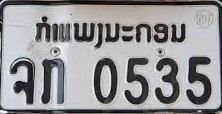
#> input picture 6.jpg, 222 x 114 px, found by its file name
$ jupyter execute --allow-errors character_recognition.ipynb   (shell and % lines are left out)
#> lines starting #> are read from the running program, lines starting #| are printed output that depends on the picture; after the words box and inside, x2 and y2 are one past the last pixel; in counts of white or black regions, pixels touching at a corner belong together
# Mask R-CNN - Inspect Carplate Trained Model

Code and visualizations to test, debug, and evaluate the Mask R-CNN model.

[cell 1]
import os
import sys
import random
import math
import re
import time
import numpy as np
import tensorflow as tf
import matplotlib
import matplotlib.pyplot as plt
import matplotlib.patches as patches
import skimage
import skimage.io as io
import skimage.color as color
import skimage.morphology as morphology
import skimage.feature as feature
import skimage.measure as measure
import keras
from keras.datasets import mnist
from keras.models import Sequential
from keras.layers import Dense, Dropout, Flatten
from keras.layers import Conv2D, MaxPooling2D
from keras import backend as K


# Root directory of the project
ROOT_DIR = os.path.abspath(r"D:\LLPR\simple-car-plate-recognition-master\Mask_RCNN")

# Import Mask RCNN
sys.path.append(ROOT_DIR)  # To find local version of the library
from mrcnn import utils
from mrcnn import visualize
from mrcnn.visualize import display_images
#> (the rest of this cell did not finish here and is left out)

## Configurations

#> (a cell that did not finish here is left out)

#> (a cell that did not finish here is left out)

## Notebook Preferences

[cell 4]
# Device to load the neural network on.
# Useful if you're training a model on the same
# machine, in which case use CPU and leave the
# GPU for training.
DEVICE = "/gpu:0"  # /cpu:0 or /gpu:0

# Inspect the model in training or inference modes
# values: 'inference' or 'training'
# TODO: code for 'training' test mode not ready yet
TEST_MODE = "inference"

[cell 5]
def get_ax(rows=1, cols=1, size=16):
    """Return a Matplotlib Axes array to be used in
    all visualizations in the notebook. Provide a
    central point to control graph sizes.

    Adjust the size attribute to control how big to render images
    """
    _, ax = plt.subplots(rows, cols, figsize=(size*cols, size*rows))
    return ax

## Load Validation Dataset

#> (a cell that did not finish here is left out)

## Load Model

#> (a cell that did not finish here is left out)

#> (a cell that did not finish here is left out)

#> (a cell that did not finish here is left out)

## Run Detection

#> (a cell that did not finish here is left out)

#> (a cell that did not finish here is left out)

#นำภาพป้ายทะเบียนมาตัด จะข้ามขั้นตอน Detect ป้าย

[cell 12]
img = skimage.io.imread(r'D:\LLPR\simple-car-plate-recognition-master\6.jpg')
#> img is the input picture: shape (114, 222, 3); mean R, G, B 149.7, 149, 150.5
io.imshow(img)
#> (this line was passed over: IPython is not available in this run)

[cell 13]
img2 = color.rgb2gray(img)
io.imshow(img2)
#> (this line was passed over: IPython is not available in this run)

[cell 14]
img3 = feature.canny(img2, sigma=3)
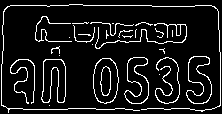
#> img3: shape (114, 222) bool; 9.6% white in thin lines or dots
io.imshow(img3)
#> (this line was passed over: IPython is not available in this run)

[cell 15]
img4 = morphology.dilation(img3)
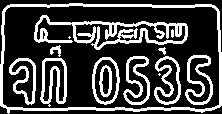
#> img4: shape (114, 222) bool; 26.8% white; 14 white regions (2 under 20 px)
io.imshow(img4)
#> (this line was passed over: IPython is not available in this run)

[cell 16]
label_img = measure.label(img4)
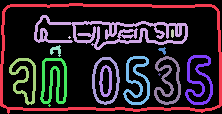
#> label_img: shape (114, 222) int32; 15 distinct labels, from 0 to 14; one colour per label, 0 black
regions = measure.regionprops(label_img)
#> regions = 14 regions; largest, box (x1, y1, x2, y2) and area: (0, 3, 222, 114) 1888, (34, 15, 188, 50) 1713, (40, 58, 67, 107) 566, (185, 55, 213, 105) 511, (123, 56, 150, 105) 499
#> (the rest of this cell did not finish here and is left out)
